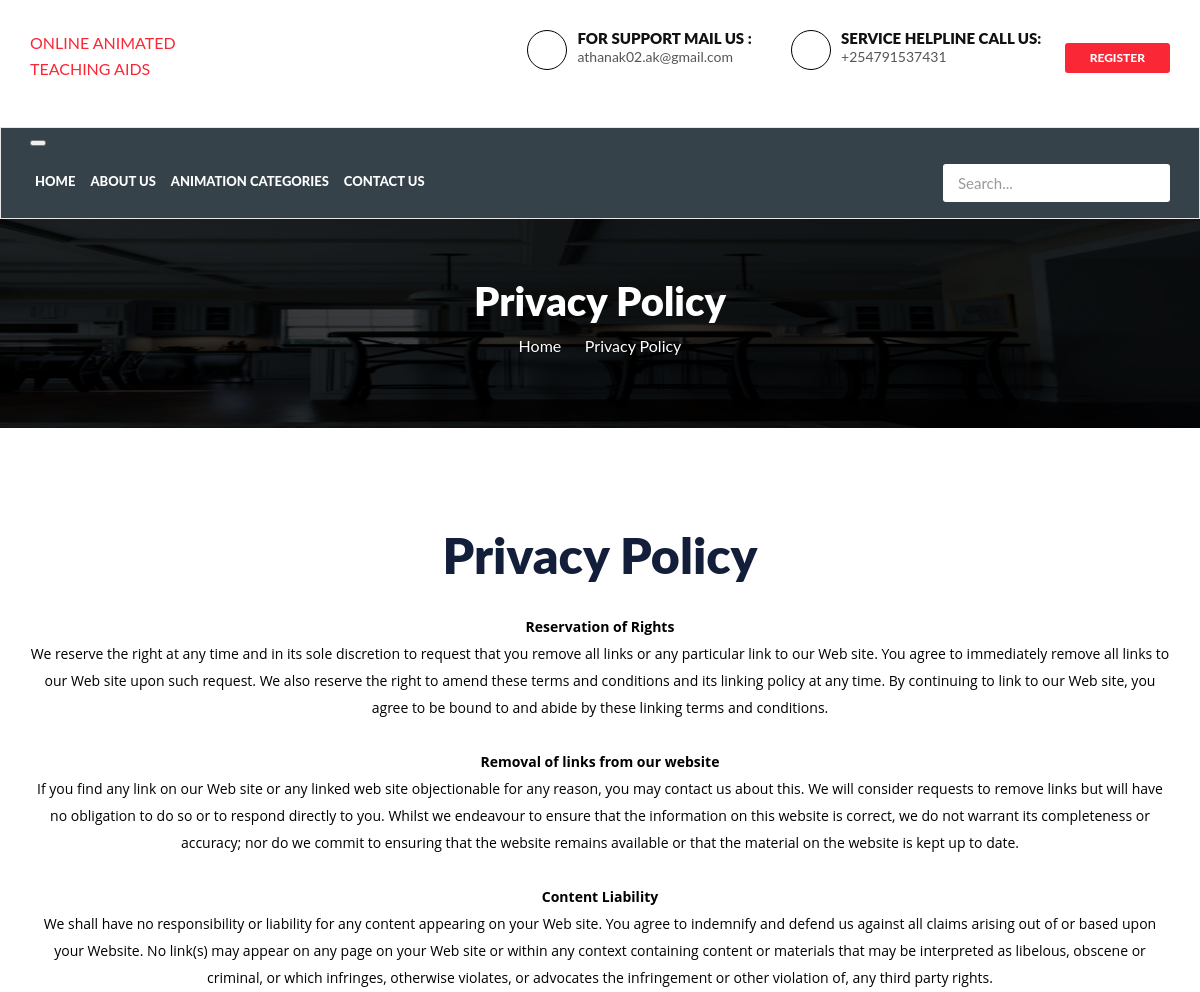
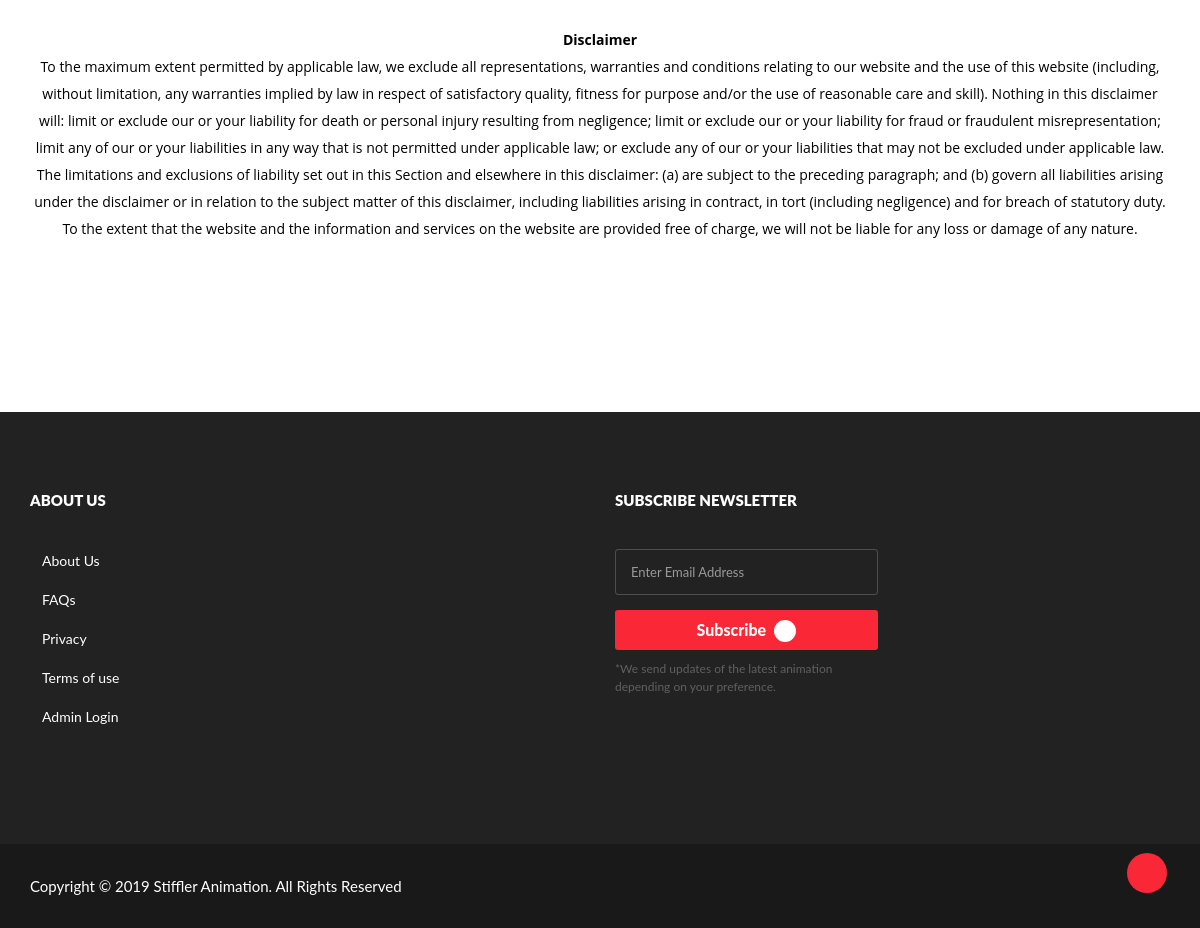
Page /page.php?type=privacy on the committed database (2 pictures, top to bottom).
### tables this page shows
CREATE TABLE `tblpages` (
  `id` int(11) NOT NULL,
  `PageName` varchar(255) DEFAULT NULL,
  `type` varchar(255) NOT NULL DEFAULT '',
  `detail` longtext NOT NULL
);

### page.php (the view, shortened to what this page needs)
<?php
include('include/database.php');
?>
<!DOCTYPE html>
<html>
<head>
  <link rel="stylesheet" href="assets/bootstrap.min.css" type="text/css">
<link rel="stylesheet" href="assets/slick.css" type="text/css">
<link rel="stylesheet" href="assets/owl.carousel.css" type="text/css">
<link rel="stylesheet" href="assets/owl.transitions.css" type="text/css">
<link href="assets/bootstrap-slider.min.css" rel="stylesheet">
<link href="assets/font-awesome.min.css" rel="stylesheet">
   <link rel="stylesheet" href="https://stackpath.bootstrapcdn.com/bootstrap/3.4.1/css/bootstrap.min.css">
	<link rel="stylesheet" href="https://maxcdn.bootstrap/3.2.1/css/bootstrap.theme.mini.css">
	<link rel="stylesheet"  href="assets/master.css">
</head>
<body>
<?php include('include/header.php');?>
<?php
$pagetype=$_GET['type'];
$sql = "SELECT type,detail,PageName from tblpages where type=:pagetype";
$query = $conn -> prepare($sql);
$query->bindParam(':pagetype',$pagetype,PDO::PARAM_STR);
$query->execute();
$results=$query->fetchAll(PDO::FETCH_OBJ);
if($query->rowCount() > 0)
{
foreach($results as $result)
{
    ?>
<section class="page-header aboutus_page">
  <div class="container">
    <div class="page-header_wrap">
      <div class="page-heading">
        <h1><?php   echo htmlentities($result->PageName); ?></h1>
      </div>
      <ul class="coustom-breadcrumb">
        <li><a href="index.php">Home</a></li>
        <li><?php   echo htmlentities($result->PageName); ?></li>
      </ul>
    </div>
  </div>
  <div class="dark-overlay"></div>
</section>
<section class="about_us section-padding">
  <div class="container">
    <div class="section-header text-center">
      <h2><?php
    echo htmlentities($result->PageName);
          ?></h2>
      <p><?php
    echo $result->detail;
          ?> </p>
    </div>
   <?php } }?>
  </div>
</section>
<?php include('include/footer.php');?>
<div id="back-top" class="back-top"> <a href="#top"><i class="fa fa-angle-up" aria-hidden="true"></i> </a> </div>
    </body>
</html>

### rows in the picture
tblpages: PageName "Privacy Policy", detail "Reservation of Rights We reserve the right at any time and in its sole discretion to request that you remove all links or any particular link to our Web site. You agree to immediately remove all links to our Web site upon such request. We also reserve the right to amend these terms and conditions and its linking policy at any time. By continuing to link to our Web site, you agree to be bound to and abide by these linking terms and conditions. Removal of links from our website If you find any link on our Web site or any linked web site objectionable for any reason, you may contact us about this. We will consider requests to remove links but will have no obligation to do so or to respond…"
